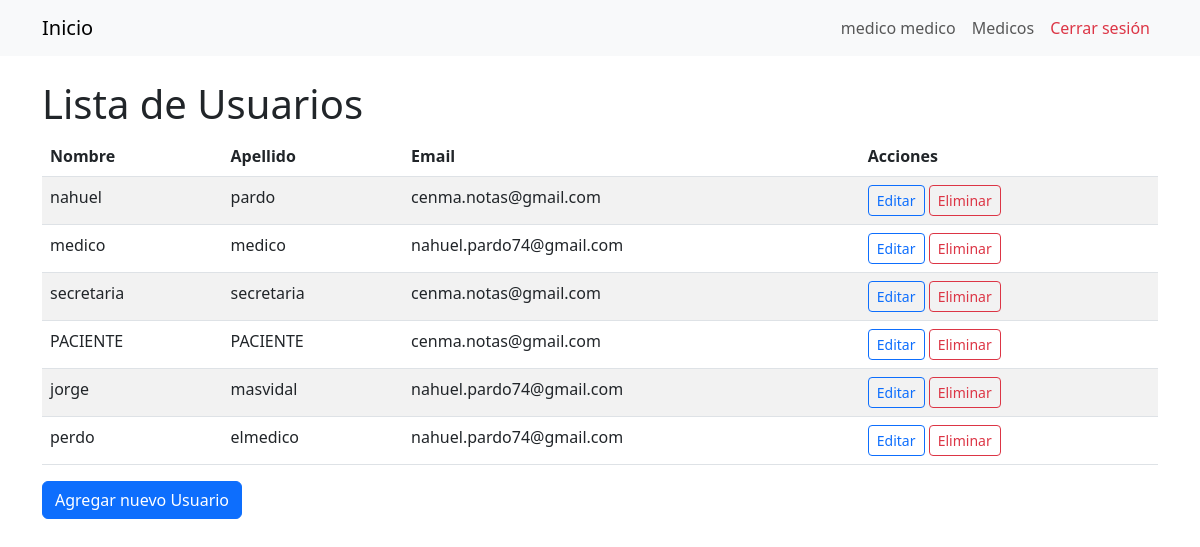
The app's page /usuarios/ (signed in) with its own data.
### Gestion/models/usuario.py (models this page shows, shortened)
class Usuario(AbstractBaseUser):
    dni = models.IntegerField(unique=True)
    nombre = models.CharField(max_length=30)
    apellido = models.CharField(max_length=30)
    email = models.EmailField(max_length=60)
    telefono = models.CharField(max_length=12)
    is_active = models.BooleanField(default=True)
    is_staff = models.BooleanField(default=False)
    is_superuser = models.BooleanField(default=False)
    groups = models.ManyToManyField(
        Group,
        verbose_name='grupos',
        blank=True,
        help_text='Los grupos a los que pertenece el usuario.',
        related_name='user_set'
    )
    user_permissions = models.ManyToManyField(
        Permission,
        verbose_name='permisos',
        blank=True,
        help_text='Permisos específicos para este usuario.',
        related_name='user_set'
    )
    USERNAME_FIELD = 'dni'
    REQUIRED_FIELDS = ['nombre', 'apellido', 'email', 'telefono']
    objects = UsuarioManager()
    def get_full_name(self):
        return f'{self.nombre} {self.apellido}'

### Gestion/views.py (the view)
# urls.py: path('usuarios/', views.UsuarioListView.as_view(), name='usuario_list'),
class UsuarioListView(generic.ListView):
    model = Usuario
    template_name = 'usuario/usuario_list.html'

### Gestion/templates/usuario/usuario_list.html
{% extends 'base.html' %}
{% block content %}
  <h1>Lista de Usuarios</h1>
  <table class="table table-striped">
    <thead>
      <tr>
        <th scope="col">Nombre</th>
        <th scope="col">Apellido</th>
        <th scope="col">Email</th>
        <th scope="col">Acciones</th>
      </tr>
    </thead>
    <tbody>
      {% for usuario in object_list %}
        <tr>
          <td>{{ usuario.nombre }}</td>
          <td>{{ usuario.apellido }}</td>
          <td>{{ usuario.email }}</td>
          <td>
            <a href="{% url 'usuario_update' usuario.pk %}" class="btn btn-sm btn-outline-primary">Editar</a>
            <a href="{% url 'usuario_delete' usuario.pk %}" class="btn btn-sm btn-outline-danger">Eliminar</a>
          </td>
        </tr>
      {% endfor %}
    </tbody>
  </table>
  <a href="{% url 'usuario_create' %}" class="btn btn-primary">Agregar nuevo Usuario</a>
{% endblock %}

### Gestion/templates/base.html (shortened to what this page needs)
{% load static %}
<!DOCTYPE html>
<html lang="es">
<head>
    <link href="https://cdn.jsdelivr.net/npm/bootstrap@5.3.0-alpha1/dist/css/bootstrap.min.css" rel="stylesheet">
</head>
<body>
<nav class="navbar navbar-expand-lg navbar-light bg-light">
  <div class="container">
    <a class="navbar-brand" href="{% url 'home' %}">Inicio</a>
    <div class="collapse navbar-collapse" id="navbarSupportedContent">
      <ul class="navbar-nav ms-auto mb-2 mb-lg-0">
        {% if user.is_authenticated %}
          <li class="nav-item">
            <span class="nav-link">{{ user.get_full_name }}</span>
          </li>
          <li class="nav-item">
            <span class="nav-link">{{ user.groups.first.name }}</span>
          </li>
          <li class="nav-item">
            <a class="nav-link text-danger " href="{% url 'logout' %}">Cerrar sesión</a>
          </li>
        {% endif %}
      </ul>
    </div>
  </div>
</nav>
<div class="container mt-4">
  {% block content %}
  {% endblock %}
</div>
</body>
</html>

### records on screen
Usuario: get_full_name "medico medico", groups.first.name "Medicos", nombre "medico", apellido "medico", email "nahuel.pardo74@gmail.com"
Usuario: nombre "nahuel", apellido "pardo", email "cenma.notas@gmail.com"
Usuario: nombre "secretaria", apellido "secretaria", email "cenma.notas@gmail.com"
Usuario: nombre "PACIENTE", apellido "PACIENTE", email "cenma.notas@gmail.com"
Usuario: nombre "jorge", apellido "masvidal", email "nahuel.pardo74@gmail.com"
Usuario: nombre "perdo", apellido "elmedico", email "nahuel.pardo74@gmail.com"
